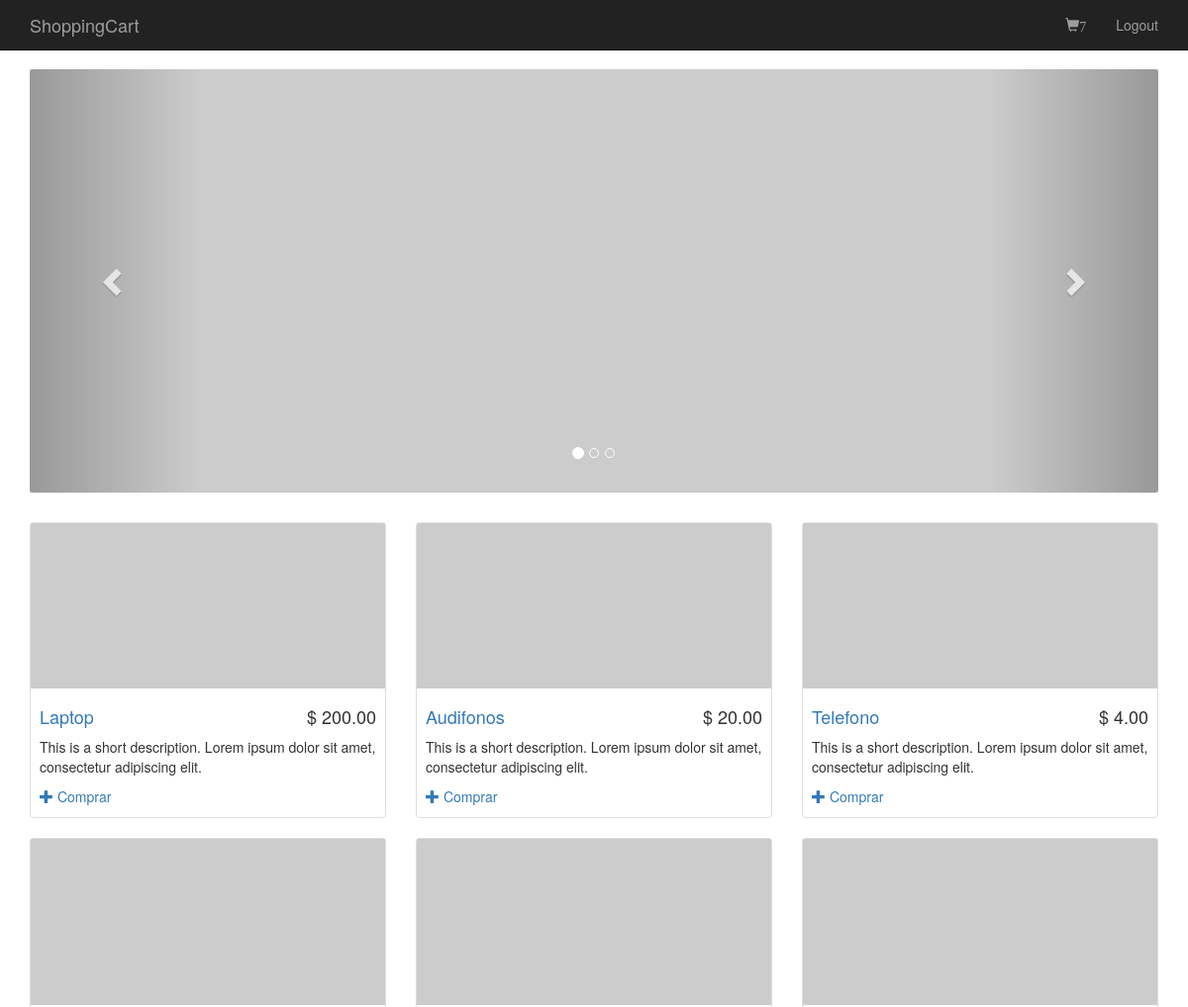
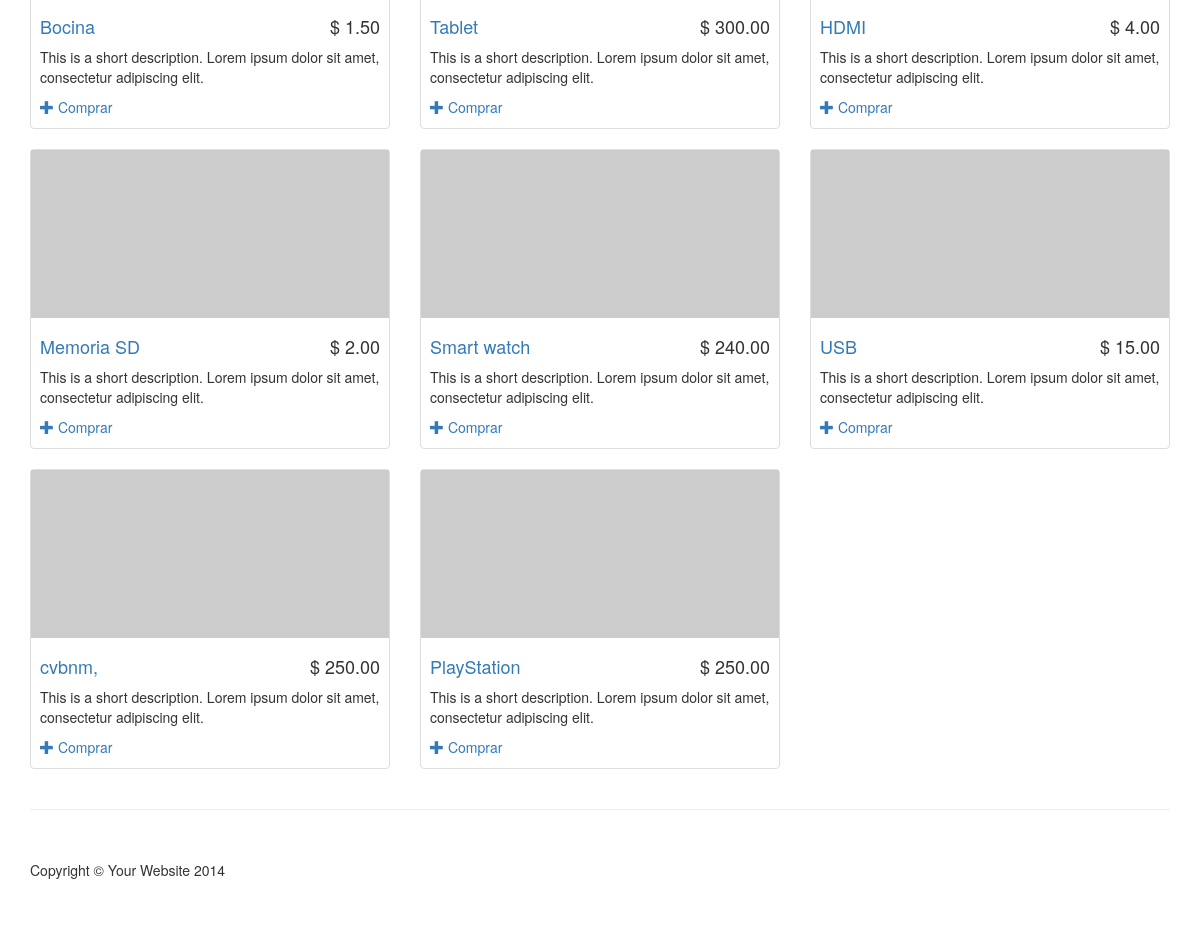
/cliente/index.php (signed in), run on the app's committed database (2 pictures, top to bottom).
### tables this page shows
CREATE TABLE IF NOT EXISTS `producto` (
  `id_producto` int(11) NOT NULL AUTO_INCREMENT,
  `nombre` varchar(30) NOT NULL,
  `precio` float NOT NULL,
  `stock` varchar(10) NOT NULL,
  PRIMARY KEY (`id_producto`)
);

### cliente/index.php (the view, shortened to what this page needs)
<?php
 include "../conexion.php";
 $query = "SELECT a.id,a.producto,b.id_producto,b.nombre FROM `cart` a join `producto` b on a.producto=b.id_producto WHERE user=".$_SESSION['id'];
 $resultado = mysqli_query($conexion,$query);
 $total = mysqli_num_rows($resultado);
?>
<!DOCTYPE html>
<html lang="en">
<head>
    <link href="../bootstrap/css/bootstrap.min.css" rel="stylesheet">
    <link href="../bootstrap/css/shop-homepage.css" rel="stylesheet">
    <link href="../assets/css/sweet-alert.css" rel="stylesheet">
</head>
<body>
    <nav class="navbar navbar-inverse navbar-fixed-top" role="navigation">
        <div class="container">
            <div class="navbar-header">
                <a class="navbar-brand" href="index.php">ShoppingCart</a>
            </div>
            <div class="collapse navbar-collapse" id="bs-example-navbar-collapse-1">
                <ul class="nav navbar-nav navbar-right">
                    <li>
                        <a href="cart.php"><span class="glyphicon glyphicon-shopping-cart"><?php echo isset($total) ? $total : '0';?></span></a>
                    </li>
                    <li><a href="logout.php">Logout</a></li>
                </ul>
            </div>
        </div>
    </nav>
    <div class="container">
        <div class="row">
            <div class="col-md-12">
                <div class="row carousel-holder">
                    <div class="col-md-12">
                        <div id="carousel-example-generic" class="carousel slide" data-ride="carousel">
                            <ol class="carousel-indicators">
                                <li data-target="#carousel-example-generic" data-slide-to="0" class="active"></li>
                                <li data-target="#carousel-example-generic" data-slide-to="1"></li>
                                <li data-target="#carousel-example-generic" data-slide-to="2"></li>
                            </ol>
                            <div class="carousel-inner">
                                <div class="item active">
                                    <img class="slide-image" src="http://placehold.it/800x300" alt="">
                                </div>
                            </div>
                            <a class="left carousel-control" href="#carousel-example-generic" data-slide="prev">
                                <span class="glyphicon glyphicon-chevron-left"></span>
                            </a>
                            <a class="right carousel-control" href="#carousel-example-generic" data-slide="next">
                                <span class="glyphicon glyphicon-chevron-right"></span>
                            </a>
                        </div>
                    </div>
                </div>
                <div class="row">
<?php
$query = "SELECT `id_producto`, `nombre`, `precio`, `stock` FROM `producto` WHERE 1";
$resultado = mysqli_query($conexion,$query);
while($row = mysqli_fetch_array($resultado))
{
?>
                    <div class="col-sm-4 col-lg-4 col-md-4">
                        <div class="thumbnail">
                            <img src="http://placehold.it/320x150" alt="">
                            <div class="caption">
                                <h4 class="pull-right">$ <?php echo number_format($row['precio'],2)?></h4>
                                <h4><a href="#"><?php echo $row['nombre'];?></a>
                                </h4>
                                <p>This is a short description. Lorem ipsum dolor sit amet, consectetur adipiscing elit.</p>
                                <a href='#' onclick="agregar('cart.php?id_producto=<?php echo $row["id_producto"]?>',event);"><span class='glyphicon glyphicon-plus' aria-hidden='true'></span>  Comprar</a>
                            </div>
                        </div>
                    </div>
<?php }?>
                </div>
            </div>
        </div>
    </div>
    <div class="container">
        <hr>
        <footer>
            <div class="row">
                <div class="col-lg-12">
                    <p>Copyright &copy; Your Website 2014</p>
                </div>
            </div>
        </footer>
    </div>
</body>
</html>

### data on the page
producto: precio "200.00", nombre "Laptop"
producto: precio "20.00", nombre "Audifonos"
producto: precio "4.00", nombre "Telefono"
producto: precio "1.50", nombre "Bocina"
producto: precio "300.00", nombre "Tablet"
producto: precio "4.00", nombre "HDMI"
producto: precio "2.00", nombre "Memoria SD"
producto: precio "240.00", nombre "Smart watch"
producto: precio "15.00", nombre "USB"
producto: precio "250.00", nombre "cvbnm,"
producto: precio "250.00", nombre "PlayStation"

### other printed values
$total "7"
